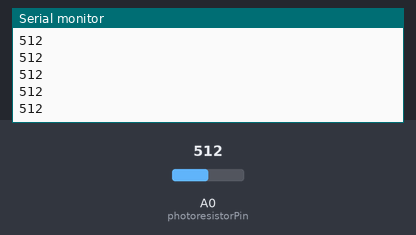
Bench run of a sketch on a simulated Arduino Uno, built with avr-gcc and run on an emulated ATmega328P. On the bench: the last lines printed to the serial monitor. Inputs (shaded band) come from the test bench; at power-on: A0 (photoresistorPin) = 512.

Above: at 1.2 s.
1.3 s: A0 (photoresistorPin) set to 716
At 1.9 s:
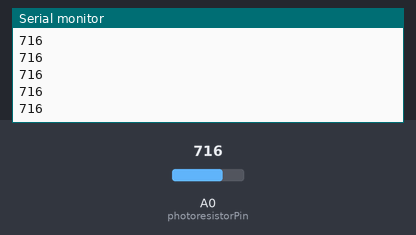
2.8 s: A0 (photoresistorPin) set to 900
At 3.7 s:
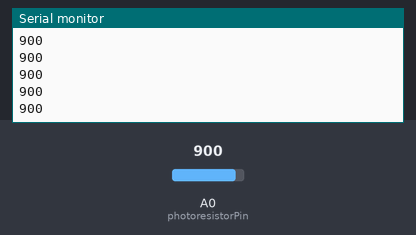
Timing chart, 0 to 5.8 s (numbered marks = the images above; inputs shaded):
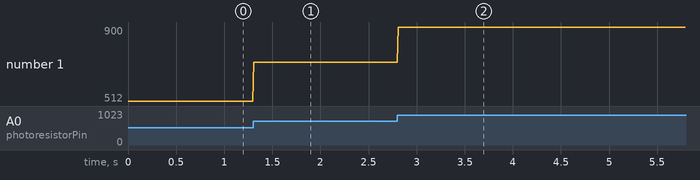

The sketch:

Blink.ino
```cpp
/*
  The code reads the analog value from a photoresistor connected to pin A0 and sends the
  value to the serial monitor. The baud rate for serial communication is set to 9600.
  The code then waits for 10 millisecond before repeating the process.

  Board: Arduino Uno R4
  Component: Photoresistor
*/


// Define the pin where the photoresistor is connected
const int photoresistorPin = A0;

// Initialize the serial communication at 9600 baud rate
void setup() {
  Serial.begin(9600);
}

// Main loop where the program runs
void loop() {
  // Read the analog value from the photoresistor
  int sensorValue = analogRead(photoresistorPin);

  // Send the sensor value to the serial monitor
  Serial.println(sensorValue);

  // Wait for 10 millisecond before the next loop iteration
  delay(10);
}
```

Measured:
- after the input at 1.3 s, the serial monitor: prints a new line at once (image 1)
- after the input at 2.8 s, the serial monitor: prints a new line at once (image 2)
- plotted number 1: 512 → 716 after the input at 1.3 s, 716 → 900 after the input at 2.8 s
